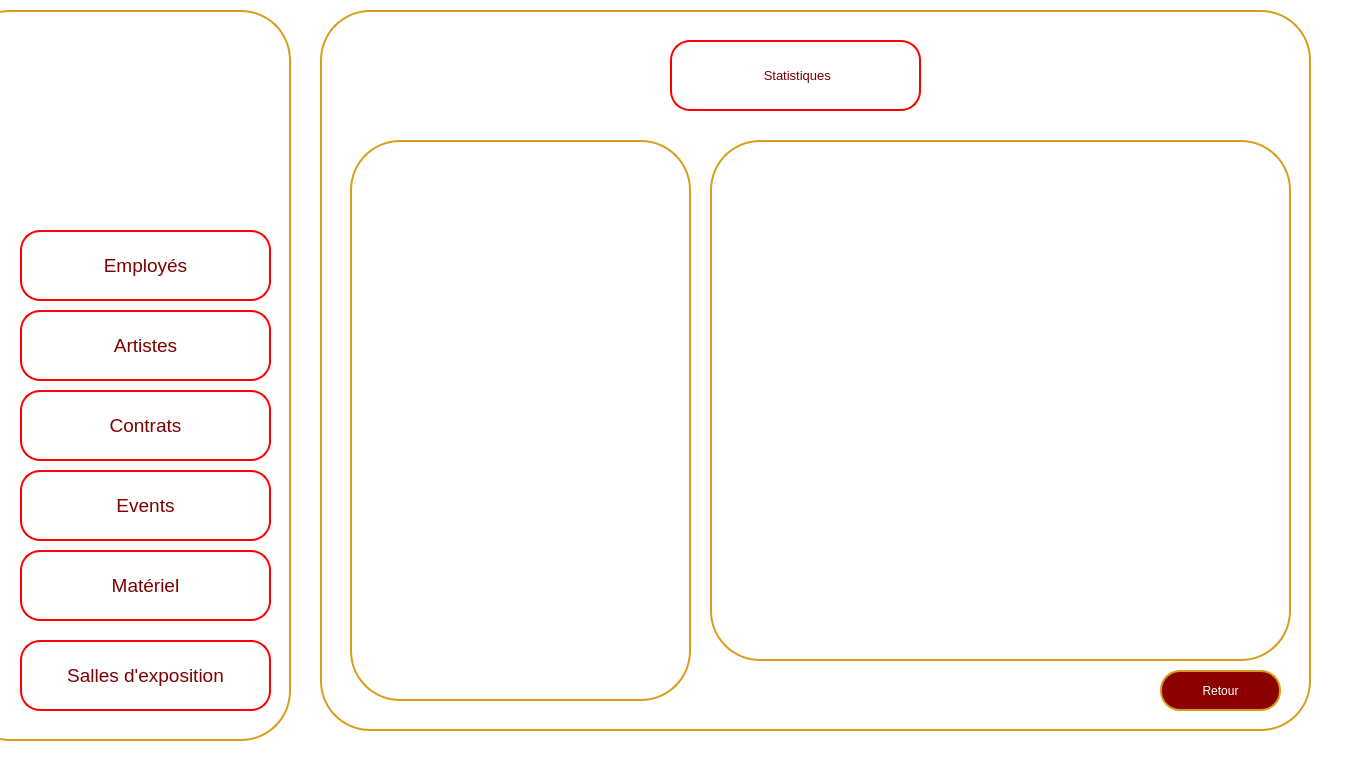
<?xml version="1.0" encoding="UTF-8"?>
<ui version="4.0">
 <class>StatsSalles</class>
 <widget class="QMainWindow" name="StatsSalles">
  <property name="geometry">
   <rect>
    <x>0</x>
    <y>0</y>
    <width>1357</width>
    <height>764</height>
   </rect>
  </property>
  <property name="windowTitle">
   <string>DarZmen</string>
  </property>
  <property name="windowIcon">
   <iconset resource="src.qrc">
    <normaloff>:/src/logo (2).png</normaloff>:/src/logo (2).png</iconset>
  </property>
  <property name="styleSheet">
   <string notr="true">background-color: rgb(255, 255, 255);</string>
  </property>
  <widget class="QWidget" name="centralwidget">
   <widget class="QWidget" name="Menu_widget" native="true">
    <property name="geometry">
     <rect>
      <x>0</x>
      <y>10</y>
      <width>301</width>
      <height>731</height>
     </rect>
    </property>
    <property name="cursor">
     <cursorShape>ArrowCursor</cursorShape>
    </property>
    <property name="styleSheet">
     <string notr="true">background-color: rgb(255, 255, 255);</string>
    </property>
    <widget class="QPushButton" name="border1">
     <property name="geometry">
      <rect>
       <x>-40</x>
       <y>0</y>
       <width>331</width>
       <height>731</height>
      </rect>
     </property>
     <property name="styleSheet">
      <string notr="true">/*QPushButton {
    background-color: white;
    color: darkred;
    border: 2px solid darkred;
    border-radius: 50px; 
    padding: 10px; 
}*/
QPushButton {
    background-color: white;
    color: darkred;
    border: 2px solid rgb(215, 157, 27);
    border-radius: 50px;
    padding: 10px; 
}
</string>
     </property>
     <property name="text">
      <string/>
     </property>
    </widget>
    <widget class="QLabel" name="logo">
     <property name="geometry">
      <rect>
       <x>40</x>
       <y>20</y>
       <width>221</width>
       <height>181</height>
      </rect>
     </property>
     <property name="text">
      <string/>
     </property>
     <property name="pixmap">
      <pixmap resource="src.qrc">:/src/logo (2).png</pixmap>
     </property>
    </widget>
    <widget class="QPushButton" name="matariel">
     <property name="geometry">
      <rect>
       <x>20</x>
       <y>540</y>
       <width>251</width>
       <height>71</height>
      </rect>
     </property>
     <property name="font">
      <font>
       <family>MS Shell Dlg 2</family>
       <pointsize>14</pointsize>
       <weight>50</weight>
       <italic>false</italic>
       <bold>false</bold>
      </font>
     </property>
     <property name="styleSheet">
      <string notr="true">QPushButton {
    background-color: white;
    color: rgb(125, 0, 0);
    border: 2px solid rgb(255, 0, 0); 
    border-radius: 20px; 
    padding: 10px; 
    transition: background-color 0.3s, color 0.3s; 
}
QPushButton:hover {
    background-color: rgb(215, 157, 27);
    color: white;
    border: 4px solid rgb(215, 157, 27); 
    outline: none; 
}</string>
     </property>
     <property name="text">
      <string>Matériel</string>
     </property>
     <property name="icon">
      <iconset>
       <normaloff>../../780575.png</normaloff>../../780575.png</iconset>
     </property>
     <property name="iconSize">
      <size>
       <width>100</width>
       <height>50</height>
      </size>
     </property>
    </widget>
    <widget class="QPushButton" name="salles">
     <property name="geometry">
      <rect>
       <x>20</x>
       <y>630</y>
       <width>251</width>
       <height>71</height>
      </rect>
     </property>
     <property name="font">
      <font>
       <family>MS Shell Dlg 2</family>
       <pointsize>14</pointsize>
       <weight>50</weight>
       <italic>false</italic>
       <bold>false</bold>
      </font>
     </property>
     <property name="styleSheet">
      <string notr="true">QPushButton {
    background-color: white;
    color: rgb(125, 0, 0);
    border: 2px solid rgb(255, 0, 0); 
    border-radius: 20px; 
    padding: 10px; 
    transition: background-color 0.3s, color 0.3s; 
}
QPushButton:hover {
    background-color: rgb(215, 157, 27);
    color: white;
    border: 4px solid rgb(215, 157, 27); 
    outline: none; 
}</string>
     </property>
     <property name="text">
      <string>Salles d'exposition</string>
     </property>
     <property name="icon">
      <iconset>
       <normaloff>../../780575.png</normaloff>../../780575.png</iconset>
     </property>
     <property name="iconSize">
      <size>
       <width>100</width>
       <height>50</height>
      </size>
     </property>
    </widget>
    <widget class="QPushButton" name="employes">
     <property name="geometry">
      <rect>
       <x>20</x>
       <y>220</y>
       <width>251</width>
       <height>71</height>
      </rect>
     </property>
     <property name="font">
      <font>
       <family>MS Shell Dlg 2</family>
       <pointsize>14</pointsize>
       <weight>50</weight>
       <italic>false</italic>
       <bold>false</bold>
      </font>
     </property>
     <property name="styleSheet">
      <string notr="true">QPushButton {
    background-color: white;
    color: rgb(125, 0, 0);
    border: 2px solid rgb(255, 0, 0); 
    border-radius: 20px; 
    padding: 10px; 
    transition: background-color 0.3s, color 0.3s; 
}
QPushButton:hover {
    background-color: rgb(215, 157, 27);
    color: white;
    border: 4px solid rgb(215, 157, 27); 
    outline: none; 
}</string>
     </property>
     <property name="text">
      <string>Employés</string>
     </property>
     <property name="icon">
      <iconset>
       <normaloff>../../780575.png</normaloff>../../780575.png</iconset>
     </property>
     <property name="iconSize">
      <size>
       <width>100</width>
       <height>50</height>
      </size>
     </property>
    </widget>
    <widget class="QPushButton" name="artistes">
     <property name="geometry">
      <rect>
       <x>20</x>
       <y>300</y>
       <width>251</width>
       <height>71</height>
      </rect>
     </property>
     <property name="font">
      <font>
       <family>MS Shell Dlg 2</family>
       <pointsize>14</pointsize>
       <weight>50</weight>
       <italic>false</italic>
       <bold>false</bold>
      </font>
     </property>
     <property name="styleSheet">
      <string notr="true">QPushButton {
    background-color: white;
    color: rgb(125, 0, 0);
    border: 2px solid rgb(255, 0, 0); 
    border-radius: 20px; 
    padding: 10px; 
    transition: background-color 0.3s, color 0.3s; 
}
QPushButton:hover {
    background-color: rgb(215, 157, 27);
    color: white;
    border: 4px solid rgb(215, 157, 27); 
    outline: none; 
}</string>
     </property>
     <property name="text">
      <string>Artistes</string>
     </property>
     <property name="icon">
      <iconset>
       <normaloff>../../780575.png</normaloff>../../780575.png</iconset>
     </property>
     <property name="iconSize">
      <size>
       <width>100</width>
       <height>50</height>
      </size>
     </property>
    </widget>
    <widget class="QPushButton" name="events">
     <property name="geometry">
      <rect>
       <x>20</x>
       <y>460</y>
       <width>251</width>
       <height>71</height>
      </rect>
     </property>
     <property name="font">
      <font>
       <family>MS Shell Dlg 2</family>
       <pointsize>14</pointsize>
       <weight>50</weight>
       <italic>false</italic>
       <bold>false</bold>
      </font>
     </property>
     <property name="styleSheet">
      <string notr="true">QPushButton {
    background-color: white;
    color: rgb(125, 0, 0);
    border: 2px solid rgb(255, 0, 0); 
    border-radius: 20px; 
    padding: 10px; 
    transition: background-color 0.3s, color 0.3s; 
}
QPushButton:hover {
    background-color: rgb(215, 157, 27);
    color: white;
    border: 4px solid rgb(215, 157, 27); 
    outline: none; 
}</string>
     </property>
     <property name="text">
      <string>Events</string>
     </property>
     <property name="icon">
      <iconset>
       <normaloff>../../780575.png</normaloff>../../780575.png</iconset>
     </property>
     <property name="iconSize">
      <size>
       <width>100</width>
       <height>50</height>
      </size>
     </property>
    </widget>
    <widget class="QPushButton" name="contrats">
     <property name="geometry">
      <rect>
       <x>20</x>
       <y>380</y>
       <width>251</width>
       <height>71</height>
      </rect>
     </property>
     <property name="font">
      <font>
       <family>MS Shell Dlg 2</family>
       <pointsize>14</pointsize>
       <weight>50</weight>
       <italic>false</italic>
       <bold>false</bold>
      </font>
     </property>
     <property name="styleSheet">
      <string notr="true">QPushButton {
    background-color: white;
    color: rgb(125, 0, 0);
    border: 2px solid rgb(255, 0, 0); 
    border-radius: 20px; 
    padding: 10px; 
    transition: background-color 0.3s, color 0.3s; 
}
QPushButton:hover {
    background-color: rgb(215, 157, 27);
    color: white;
    border: 4px solid rgb(215, 157, 27); 
    outline: none; 
}</string>
     </property>
     <property name="text">
      <string>Contrats</string>
     </property>
     <property name="icon">
      <iconset>
       <normaloff>../../780575.png</normaloff>../../780575.png</iconset>
     </property>
     <property name="iconSize">
      <size>
       <width>100</width>
       <height>50</height>
      </size>
     </property>
    </widget>
   </widget>
   <widget class="QWidget" name="widget_2" native="true">
    <property name="geometry">
     <rect>
      <x>310</x>
      <y>10</y>
      <width>1011</width>
      <height>731</height>
     </rect>
    </property>
    <property name="font">
     <font>
      <pointsize>10</pointsize>
     </font>
    </property>
    <property name="styleSheet">
     <string notr="true">background-color: rgb(255, 255, 255);</string>
    </property>
    <widget class="QPushButton" name="pushButton_9">
     <property name="geometry">
      <rect>
       <x>10</x>
       <y>0</y>
       <width>991</width>
       <height>721</height>
      </rect>
     </property>
     <property name="styleSheet">
      <string notr="true">QPushButton {
    background-color: white;
    color: darkred;
    border: 2px solid rgb(215, 157, 27);
    border-radius: 50px;
    padding: 10px; 
}
</string>
     </property>
     <property name="text">
      <string/>
     </property>
    </widget>
    <widget class="QPushButton" name="pushButton_11">
     <property name="geometry">
      <rect>
       <x>360</x>
       <y>30</y>
       <width>251</width>
       <height>71</height>
      </rect>
     </property>
     <property name="font">
      <font>
       <family>MS Shell Dlg 2</family>
       <pointsize>10</pointsize>
       <weight>50</weight>
       <italic>false</italic>
       <bold>false</bold>
      </font>
     </property>
     <property name="styleSheet">
      <string notr="true">QPushButton {
    background-color: white;
    color: rgb(125, 0, 0);
    border: 2px solid rgb(255, 0, 0); 
    border-radius: 20px; 
    padding: 10px; 
    transition: background-color 0.3s, color 0.3s; 
}
QPushButton:hover {
    background-color: rgb(215, 157, 27);
    color: white;
    border: 4px solid rgb(215, 157, 27); 
    outline: none; 
}</string>
     </property>
     <property name="text">
      <string> Statistiques</string>
     </property>
     <property name="icon">
      <iconset resource="src.qrc">
       <normaloff>:/src/statsfinale.png</normaloff>:/src/statsfinale.png</iconset>
     </property>
     <property name="iconSize">
      <size>
       <width>100</width>
       <height>50</height>
      </size>
     </property>
    </widget>
    <widget class="QPushButton" name="pushButton_20">
     <property name="geometry">
      <rect>
       <x>850</x>
       <y>660</y>
       <width>121</width>
       <height>41</height>
      </rect>
     </property>
     <property name="styleSheet">
      <string notr="true">QPushButton {
    background-color: darkred;
    color: white;
    border: 2px solid rgb(215, 157, 27);
    border-radius: 20px; 
    padding: 10px; 
}

QPushButton:hover {
    background-color: rgb(215, 157, 27); 
}

QLineEdit {
    border: 2px solid darkred;
    border-radius: 15px; 
    padding: 5px; 
    color: white;
}

QLineEdit:focus {
    border: 2px solid darkred;
    border-radius: 15px; 
    padding: 5px; 
    color: white;
}
</string>
     </property>
     <property name="text">
      <string>Retour</string>
     </property>
    </widget>
    <widget class="QPushButton" name="pushButton_10">
     <property name="geometry">
      <rect>
       <x>40</x>
       <y>130</y>
       <width>341</width>
       <height>561</height>
      </rect>
     </property>
     <property name="styleSheet">
      <string notr="true">QPushButton {
    background-color: white;
    color: darkred;
    border: 2px solid rgb(215, 157, 27);
    border-radius: 50px;
    padding: 10px; 
}
</string>
     </property>
     <property name="text">
      <string/>
     </property>
    </widget>
    <widget class="QPushButton" name="pushButton_12">
     <property name="geometry">
      <rect>
       <x>400</x>
       <y>130</y>
       <width>581</width>
       <height>521</height>
      </rect>
     </property>
     <property name="styleSheet">
      <string notr="true">QPushButton {
    background-color: white;
    color: darkred;
    border: 2px solid rgb(215, 157, 27);
    border-radius: 50px;
    padding: 10px; 
}
</string>
     </property>
     <property name="text">
      <string/>
     </property>
    </widget>
   </widget>
  </widget>
 </widget>
 <resources>
  <include location="src.qrc"/>
 </resources>
 <connections/>
</ui>
